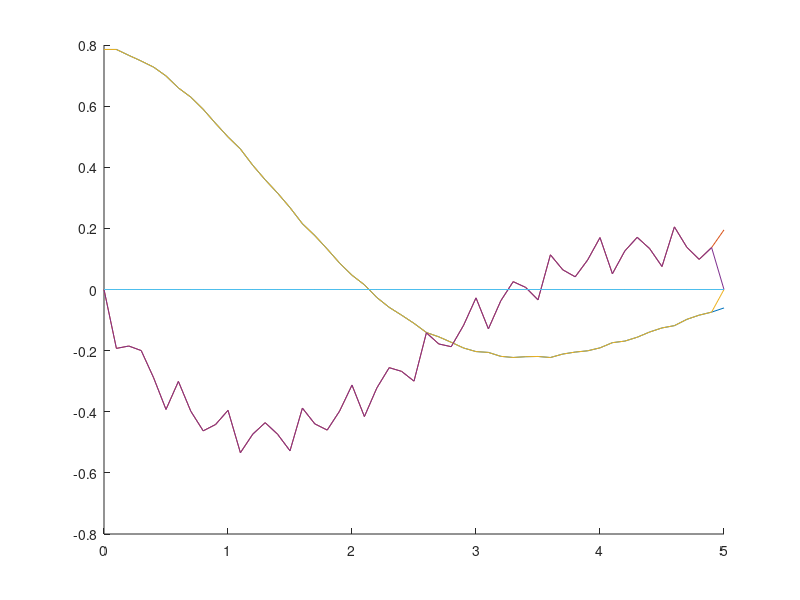

Reproduce this figure in MATLAB.
%% Condiciones de operación para el péndulo
m=0.2; %kg
b=0.8; %kg/(m*s)
g=9.8; %m/s²
l=0.5; %m
f=100;

h=0.1; %Tamaño de paso
tf=5; %Tiempo de simulación
n=tf/h; %Número de muestras

t=linspace(0, tf, n+1); %Vector de tiempo
cx1=zeros(1, n+1); %Primer estado
cx2=zeros(1, n+1); %Segundo estado 
xp1=zeros(1, n+1); %Primer estado (con ruido)
xp2=zeros(1, n+1); %Segundo estado (con ruido)
xA1=zeros(1, n+1); %Primer estado (con ruido)
xA2=zeros(1, n+1)
%u=zeros(1, n+1); %Entrada al sistema
EVarsTry=[-5.34942972555549,1.78570847187612,0.830097581721396,-5.34942972555549,1.78570847187612,0.830097581721396,-21.7769897711351,-28.5205138133584,-6.49493649498163,-29.1254148087093]
%VarT=[Varg, Var]

u=0.029*sin(2*pi*f*t*2)-0.053*cos(2*pi*t*3)+0.03*sin(2*pi*f*t*4)-0.017*cos(2*pi*t*5)+0.0027*sin(2*pi*f*t*6)+0.0083*cos(2*pi*t*7)+0.015*sin(2*pi*f*t*8);
v=-0.023*sin(2*pi*f*t)+0.027*cos(2*pi*t*2)-0.013*sin(2*pi*f*t*3)-0.015*cos(2*pi*t*4)+0.003*sin(2*pi*f*t*5)-0.007*cos(2*pi*t*6)+0.023*sin(2*pi*f*t*7);
cx1(1)=pi/4; %Condiciones iniciales
cx2(1)=0; %
xp1(1)=pi/4; %Condiciones iniciales
xp2(1)=0; %"


%% Método de Euler
for k=1:n
   
    cx1(k+1)=cx1(k)+h*cx2(k);
    cx2(k+1)=cx2(k)+h*((1/(m*l^2))*u(k)-m*g*l*sin(cx1(k))-b*cx2(k));
    cx3(k+1)=u(k);
    xp1(k)=cx1(k);
    xp2(k)=cx2(k);
    xp3(k)=cx3(k);
    EVarT=[EVarsTry, cx1(k+1),cx2(k+1),cx3(k+1),xp1(k), xp2(k),xp3(k) ];
%     xA1(k+1)=eval(subs(NOut1, [VarT],EVarT ));
%     xA2(k+1)=eval(subs(NOut2, [VarT],EVarT ));
end

hold on
% plot( t, cx1, t, cx2,t, xp1, t, xp2)
% %, ,
% Nm=length(xp1); %= n
% for k=1:n
%     xA1(k+1)=eval(subs(NOut1, [VarT],EVarT ));
%     xA2(k+1)=eval(subs(NOut2, [VarT],EVarT ));
%    end
plot(t, cx1, t, cx2,t, xp1, t, xp2, t, xA1,t, xA2)


%
